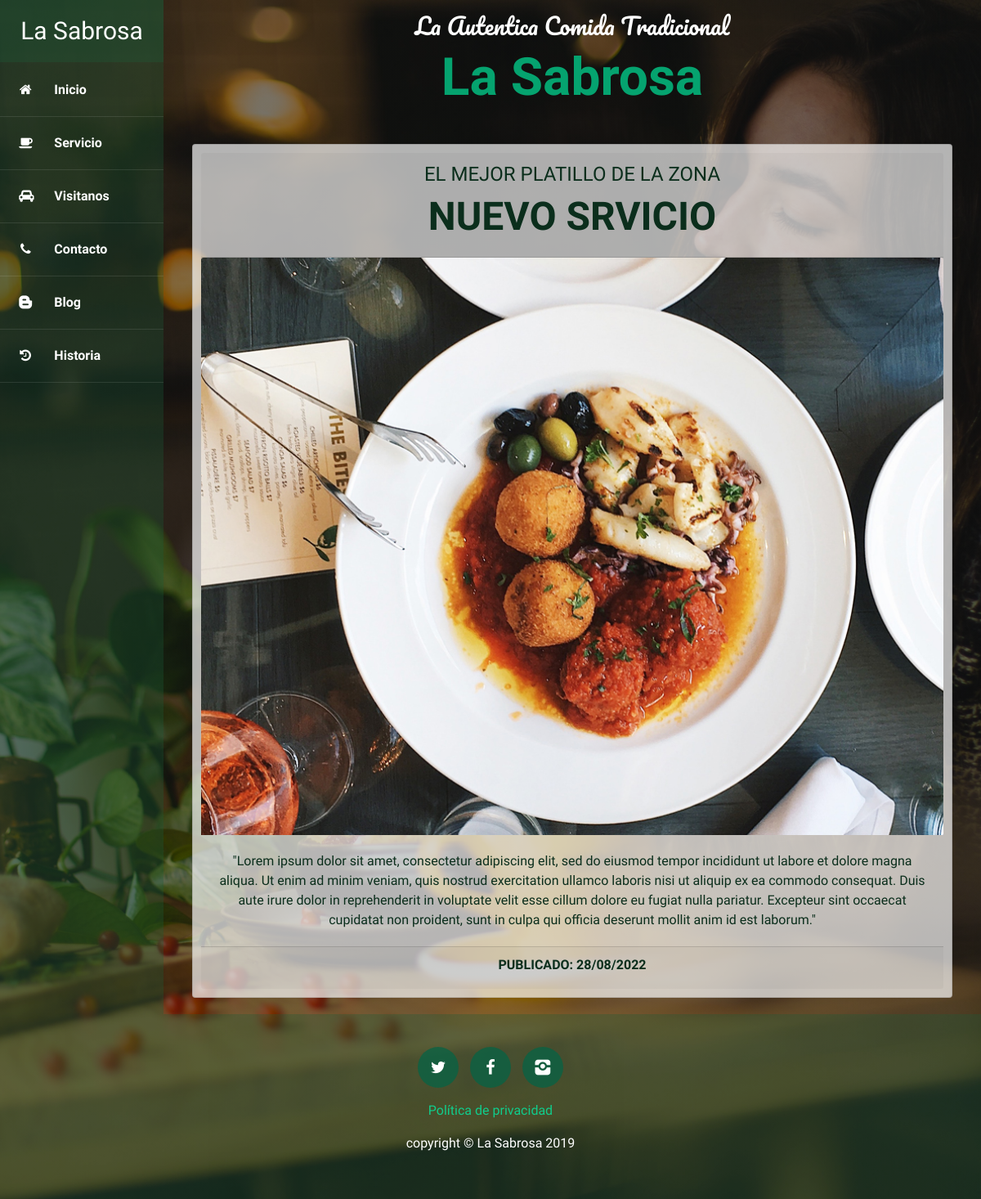
/services/, run on an earlier commit of the app's database.
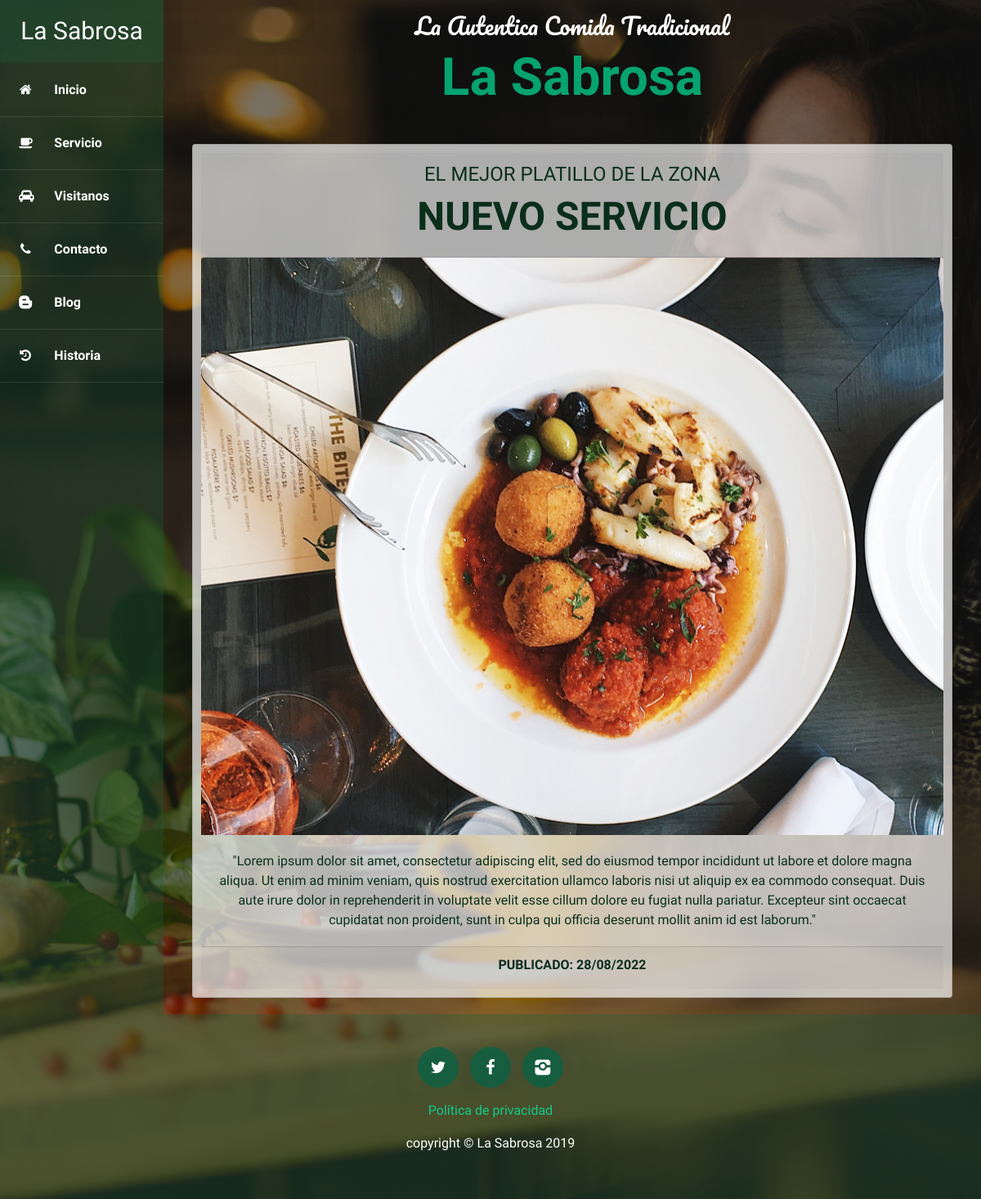
And on a later commit of the database.
### services/models.py (models this page shows, shortened)
class Service(models.Model):
    title = models.CharField(max_length=200, verbose_name= 'titulo')
    subtitle = models.CharField(max_length=200, verbose_name= 'subtitulo')
    content = models.TextField(verbose_name='contenido')
    published = models.DateTimeField(default=now, verbose_name='Fecha de publicacion')
    image = models.ImageField(verbose_name='imagen', upload_to='services')
    created =models.DateTimeField(auto_now_add=True, verbose_name='Fecha de creacion')
    updated = models.DateTimeField(auto_now=True, verbose_name='Fecha de actualizacion')
    class Meta:
        verbose_name = 'servicio'
        verbose_name_plural = 'servicos'
        ordering = ['-created' ]

### services/views.py (the view)
# urls.py: path('', views.services, name='services'),
def services(request):
    services = Service.objects.all()
    return render(request,'services/services.html', {'services': services})

### services/templates/services/services.html
{% extends 'core/base.html' %} {% load static %}{% block title %} Servicio {% endblock %} {% block content %}
{% for service in services %}
<div class="contenido-service">
    <div class="card text-center">
        <div class="card-header">
            <h4>{{ service.subtitle }}</h4>
            <h3>{{ service.title}}</h3>
        </div>
        <img src="{% static 'core/img/foond2-img.jpg' %}" class="card-img-top" alt="..." />
        <div class="card-body">
            <p class="card-text">{{ service.content }}</p>
        </div>
        <div class="card-footer">
            <h6>Publicado: {{ service.published|date:"SHORT_DATE_FORMAT" }}</h6>
        </div>
    </div>
</div>
{% endfor %} {% endblock %}

### core/templates/core/base.html (shortened to what this page needs)
<!DOCTYPE html>
<html lang="es">
  <head>
    {% load static %}
    <link rel="stylesheet" href="{% static 'core/css/bootstrap.min.css' %}" />
    <link rel="stylesheet" href="{% static 'core/css/fontello.css' %}" />
    <link rel="stylesheet" href="{% static 'core/css/styles.css' %}" />
  </head>
  <body>
    <div class="container-fluid">
      <div class="row">
        <div class="barra-lateral col-12 col-sm-auto">
          <div class="logo">
            <h2>La Sabrosa</h2>
          </div>
          <div class="menu d-flex d-sm-block justify-content-center flex-wrap">
            <a href=" {% url 'home' %}">
              <i class="icon-home"></i>
              <span>Inicio</span>
            </a>
            <a href="{% url 'services' %}">
              <i class="icon-coffee"></i>
              <span>Servicio</span>
            </a>
            <a href="{% url 'visit' %}">
              <i class="icon-cab"></i>
              <span>Visitanos</span>
            </a>
            <a href="{% url 'contact' %}">
              <i class="icon-phone"></i>
              <span>Contacto</span>
            </a>
            <a href="{% url 'blog' %}">
              <i class="icon-blogger"></i>
              <span>Blog</span>
            </a>
            <a href="{% url 'history' %}">
              <i class="icon-history"></i>
              <span>Historia</span>
            </a>
          </div>
        </div>
        <main class="main col">
          <div class="row marca">
            <div class="titulos col-12">
              <h3>La Autentica Comida Tradicional</h3>
              <h2>La Sabrosa</h2>
            </div>
          </div>
          <div class="row">
            <div class="col-lg-12">
              {% block content %} {% endblock %}
            </div>
          </div>
        </main>
      </div>
    </div>
    <footer class="footer">
      <div class="container">
        <div class="row footer-icon justify-content-center">
          <p class="col-auto">
            <a href="#" class="icono">
              <i class="icon-twitter"></i>
            </a>
            <a href="#" class="icono">
              <i class="icon-facebook"></i>
            </a>
            <a href="#" class="icono">
              <i class="icon-instagram"></i>
            </a>
          </p>
          <p class="col-auto link">
            <a href="{% url 'other' %}" class="link">Política de privacidad</a>
          </p>
          <p class="col-auto copy">copyright &copy; La Sabrosa 2019</p>
        </div>
      </div>
    </footer>
  </body>
</html>

### core/static/core/css/styles.css (style rules this page uses)
body { font-family: 'Source Sans Pro', sans-serif; background: linear-gradient(rgba(2, 5, 4, 0.507), rgba(1, 2, 1, 0.466)), url("../img/bg-font.jpg"); background-attachment: fixed; background-position: center; background-size: cover; }
.barra-lateral { background: #1c5c3c50; color: #fff; min-width: 200px; min-height: auto; padding: 0; }
.barra-lateral a { color: #fff; }
.barra-lateral .logo { background: #1c5c3c50; margin-bottom: 2px; }
.barra-lateral .logo h2 { font-size: 30px; font-family: 'Source Sans Pro', sans-serif; padding: 20px 0; text-align: center; font-weight: 400; margin: 0; }
.barra-lateral .menu a { display: block; padding: 20px 0; font-family: 'Source Sans Pro',sans-serif; font-weight: 700; border-bottom: 1px solid rgba(255,255,255,.1); }
.barra-lateral .menu a i { margin-right: 20px; margin-left: 20px; font-weight: normal; }
.marca { text-align: center; margin: 15px; }
.marca .titulos { text-align: center; }
.marca .titulos h3 { font-family: 'Pacifico'; font-weight: 400; color: #fff; }
.marca .titulos h2 { font-family: 'Ranga'; font-weight: 700; color: rgb(5, 163, 111); font-size: 4rem; }
.contenido-service .card { background: rgba(255, 255, 255, 0.685); color: #0b2e1c; margin: 20px; padding: 10px; }
.contenido-service .card-header { color: #0b2e1c; font-family: 'Source Sans Pro',sans-serif; }
.contenido-service .card-header h3 { font-weight: 700; text-transform: uppercase; font-size: 3rem; }
.contenido-service .card-header h4 { font-weight: 400; text-transform: uppercase; }
.contenido-service .card-footer h6 { font-weight: 700; text-transform: uppercase; }
.footer { background: #1c5c3c50; }
.footer-icon { padding: 40px 0; display: block; text-align: center; }
.footer-icon .icono { width: 50px; height: 50px; font-size: 20px; line-height: 50px; color: #fff; text-align: center; background: #066445bd; display: inline-block; margin: 0px 5px; text-decoration: none; border-radius: 50px; }
.footer-icon .link { color: #0ed492f3; text-decoration: none; }
.footer-icon .copy { color: #fff; }

What changed in the data, as far as the page shows it:
changed Service "EL MEJOR PLATILLO DE LA ZONA": title "NUEVO SRVICIO" → "NUEVO SERVICIO"
